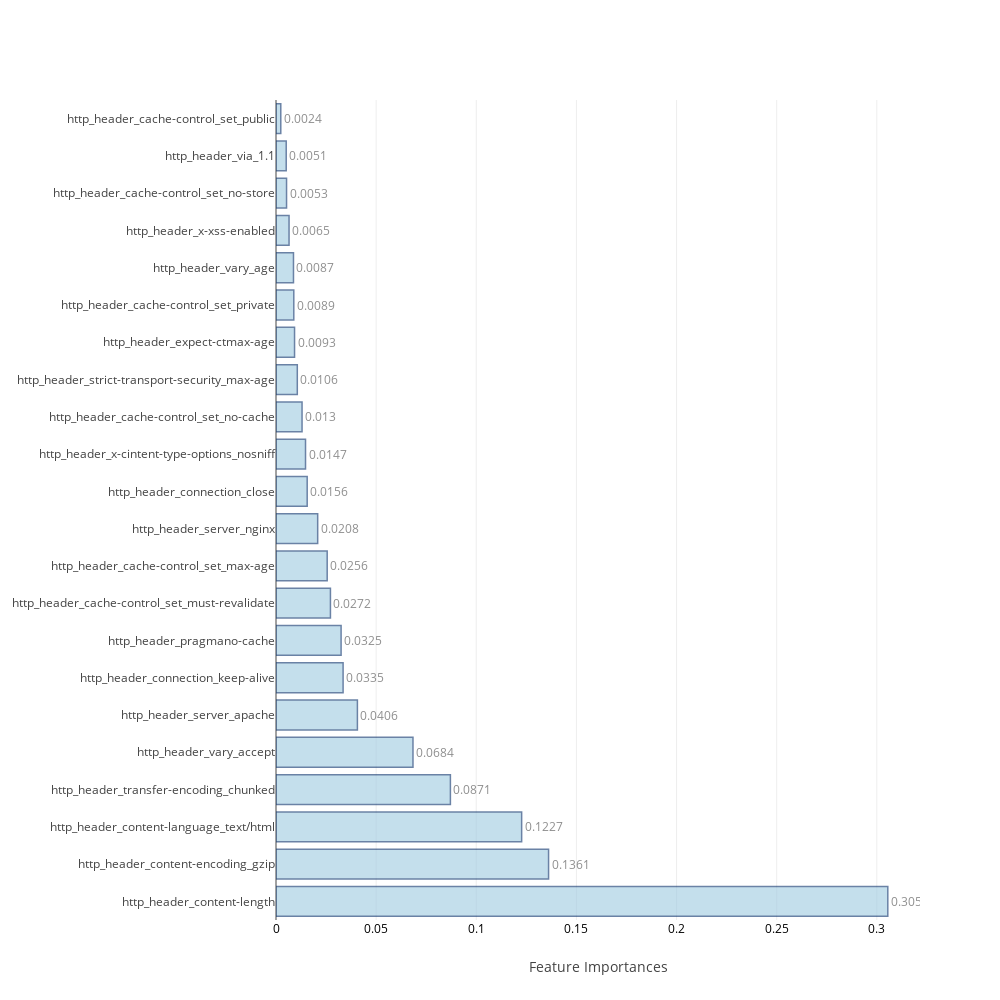
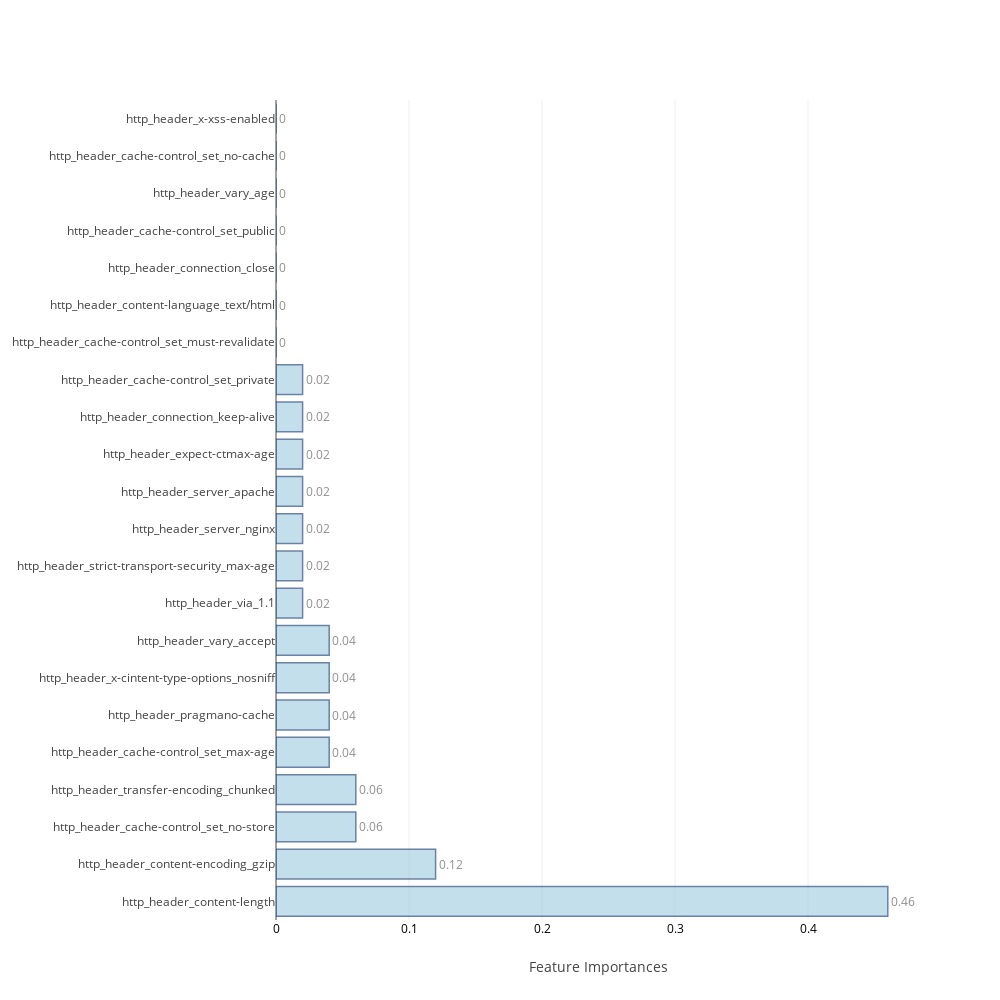
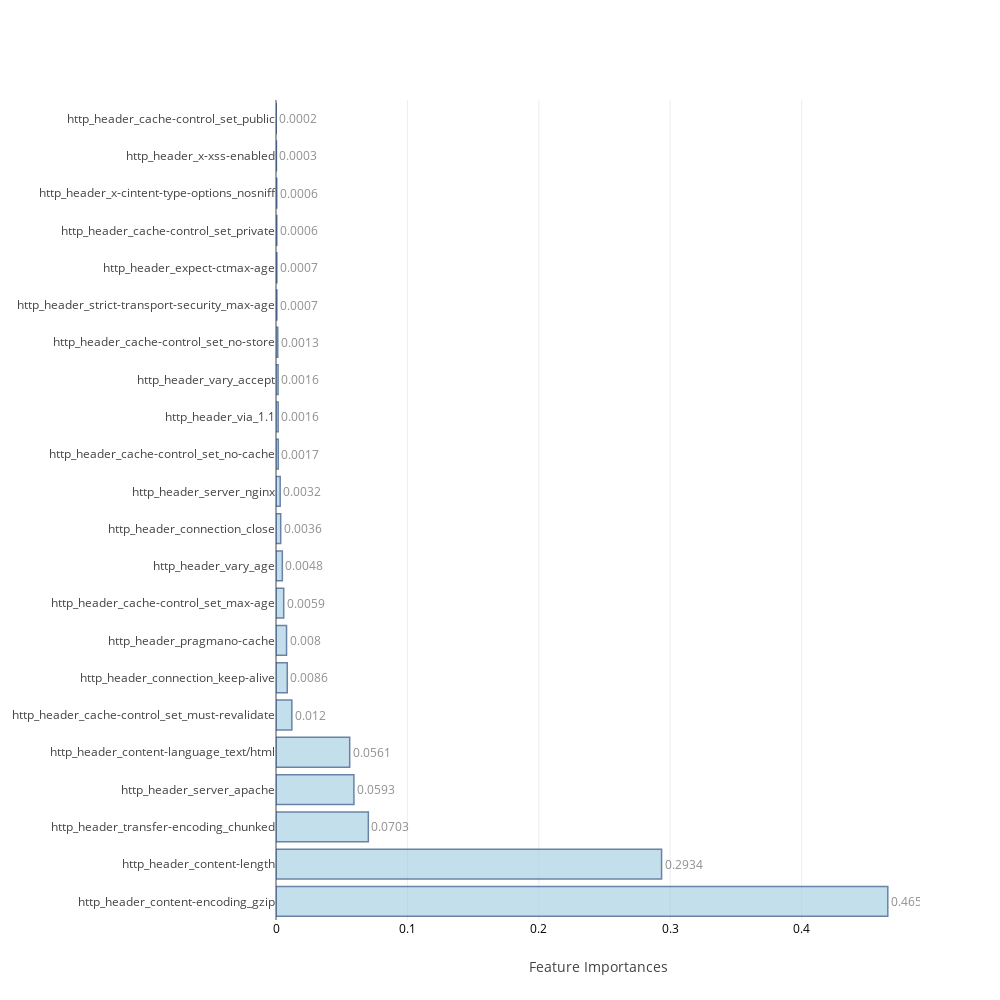
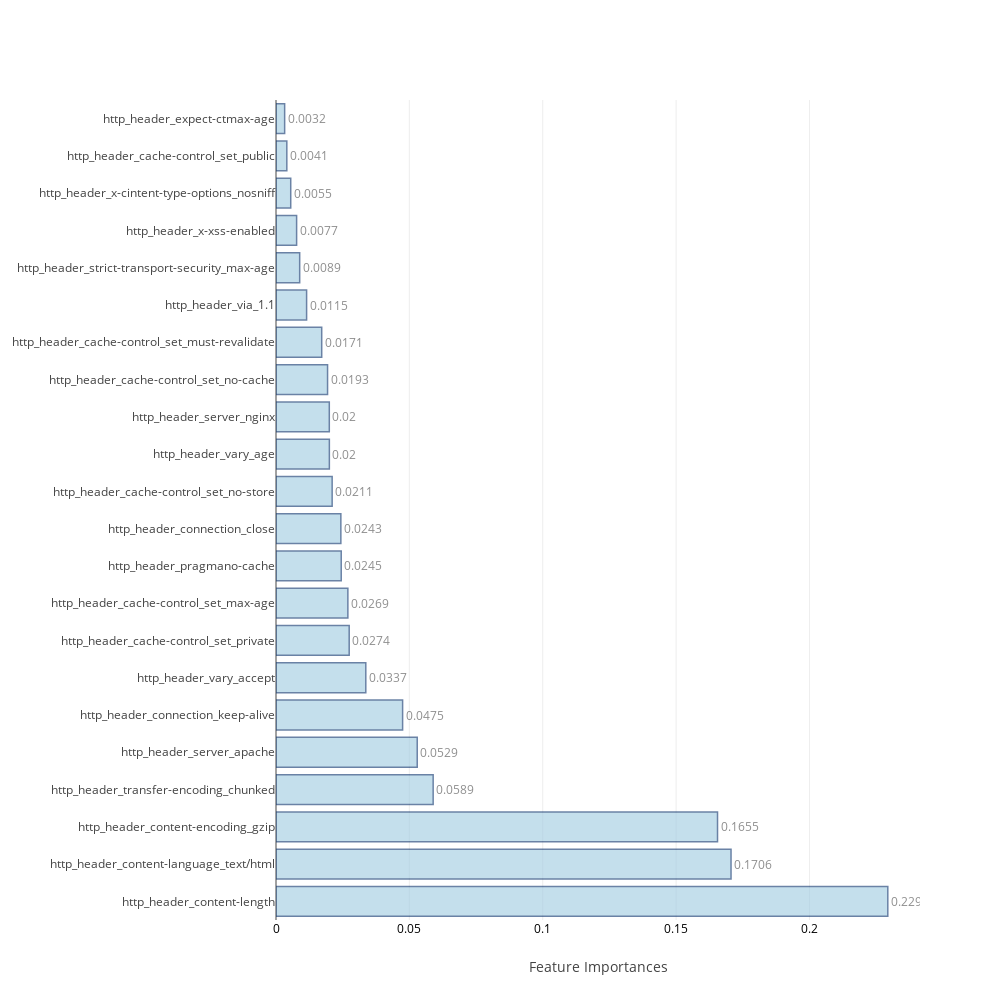

Notebook source saved alongside these figures, in order:
### Code cell
feat_imp=[None]*4
j=0
for i in range(0,8):
    if i>=2 and i<=5:
        model,cm_train,cm_test,acc_train,acc_test,roc_auc,feat_imp[j]=f[i](X_train,Y_train,X_test,Y_test,http_columns)
        j=j+1
    else:
        model,cm_train,cm_test,acc_train,acc_test,roc_auc=f[i](X_train,Y_train,X_test,Y_test)
    table_80_50_train.loc[i]=   ([acc_train,cm_train.TP,cm_train.TN,cm_train.FP,cm_train.FN,cm_train.FPR,cm_train.FNR])
    table_80_50_test.loc[i] =   ([acc_test ,cm_test.TP, cm_test.TN, cm_test.FP, cm_test.FN, cm_test.FPR, cm_test.FNR,roc_auc])
    print("\n")

### Figure 1 — Plotly figure (JSON) as saved in the notebook; plotly's stock layout.template omitted (floating-point values rounded to 4 significant figures)
{"data": [{"marker": {"color": "rgb(158,202,225)", "line": {"color": "rgb(8,48,107)", "width": 1.5}}, "opacity": 0.6, "orientation": "h", "text": [0.3055, 0.1361, 0.1227, 0.0871, 0.0684, 0.0406, 0.0335, 0.0325, 0.0272, 0.0256, 0.0208, 0.0156, 0.0147, 0.013, 0.0106, 0.0093, 0.0089, 0.0087, 0.0065, 0.0053, 0.0051, 0.0024], "textposition": "outside", "type": "bar", "uid": "4a3557ae-6f27-47af-9c81-50d1c50633cc", "x": [0.3055, 0.1361, 0.1227, 0.08708, 0.06839, 0.04065, 0.0335, 0.0325, 0.02718, 0.02556, 0.02081, 0.01557, 0.01474, 0.01301, 0.01063, 0.00926, 0.008881, 0.008729, 0.006517, 0.005267, 0.005099, 0.002389], "y": ["http_header_content-length", "http_header_content-encoding_gzip", "http_header_content-language_text/html", "http_header_transfer-encoding_chunked", "http_header_vary_accept", "http_header_server_apache", "http_header_connection_keep-alive", "http_header_pragmano-cache", "http_header_cache-control_set_must-revalidate", "http_header_cache-control_set_max-age", "http_header_server_nginx", "http_header_connection_close", "http_header_x-cintent-type-options_nosniff", "http_header_cache-control_set_no-cache", "http_header_strict-transport-security_max-age", "http_header_expect-ctmax-age", "http_header_cache-control_set_private", "http_header_vary_age", "http_header_x-xss-enabled", "http_header_cache-control_set_no-store", "http_header_via_1.1", "http_header_cache-control_set_public"]}], "layout": {"autosize": false, "height": 1000, "width": 1000, "xaxis": {"tickfont": {"color": "black", "size": 12}, "title": "Feature Importances"}, "yaxis": {"automargin": true}}}

### Figure 2 — Plotly figure (JSON) as saved in the notebook; plotly's stock layout.template omitted (floating-point values rounded to 4 significant figures)
{"data": [{"marker": {"color": "rgb(158,202,225)", "line": {"color": "rgb(8,48,107)", "width": 1.5}}, "opacity": 0.6, "orientation": "h", "text": [0.46, 0.12, 0.06, 0.06, 0.04, 0.04, 0.04, 0.04, 0.02, 0.02, 0.02, 0.02, 0.02, 0.02, 0.02, 0, 0, 0, 0, 0, 0, 0], "textposition": "outside", "type": "bar", "uid": "1507a0db-009b-4bc1-9efa-319605ab2595", "x": [0.46, 0.12, 0.06, 0.06, 0.04, 0.04, 0.04, 0.04, 0.02, 0.02, 0.02, 0.02, 0.02, 0.02, 0.02, 0, 0, 0, 0, 0, 0, 0], "y": ["http_header_content-length", "http_header_content-encoding_gzip", "http_header_cache-control_set_no-store", "http_header_transfer-encoding_chunked", "http_header_cache-control_set_max-age", "http_header_pragmano-cache", "http_header_x-cintent-type-options_nosniff", "http_header_vary_accept", "http_header_via_1.1", "http_header_strict-transport-security_max-age", "http_header_server_nginx", "http_header_server_apache", "http_header_expect-ctmax-age", "http_header_connection_keep-alive", "http_header_cache-control_set_private", "http_header_cache-control_set_must-revalidate", "http_header_content-language_text/html", "http_header_connection_close", "http_header_cache-control_set_public", "http_header_vary_age", "http_header_cache-control_set_no-cache", "http_header_x-xss-enabled"]}], "layout": {"autosize": false, "height": 1000, "width": 1000, "xaxis": {"tickfont": {"color": "black", "size": 12}, "title": "Feature Importances"}, "yaxis": {"automargin": true}}}

### Figure 3 — Plotly figure (JSON) as saved in the notebook; plotly's stock layout.template omitted (floating-point values rounded to 4 significant figures)
{"data": [{"marker": {"color": "rgb(158,202,225)", "line": {"color": "rgb(8,48,107)", "width": 1.5}}, "opacity": 0.6, "orientation": "h", "text": [0.4655, 0.2934, 0.0703, 0.0593, 0.0561, 0.012, 0.0086, 0.008, 0.0059, 0.0048, 0.0036, 0.0032, 0.0017, 0.0016, 0.0016, 0.0013, 0.0007, 0.0007, 0.0006, 0.0006, 0.0003, 0.0002], "textposition": "outside", "type": "bar", "uid": "2d58ad4b-8173-4126-ae17-f5c61a69313c", "x": [0.4655, 0.2934, 0.07027, 0.05928, 0.05609, 0.01204, 0.008566, 0.008017, 0.005873, 0.004817, 0.00358, 0.003182, 0.001745, 0.001642, 0.001577, 0.00133, 0.0006764, 0.000667, 0.0006245, 0.0005972, 0.0003231, 0.0001514], "y": ["http_header_content-encoding_gzip", "http_header_content-length", "http_header_transfer-encoding_chunked", "http_header_server_apache", "http_header_content-language_text/html", "http_header_cache-control_set_must-revalidate", "http_header_connection_keep-alive", "http_header_pragmano-cache", "http_header_cache-control_set_max-age", "http_header_vary_age", "http_header_connection_close", "http_header_server_nginx", "http_header_cache-control_set_no-cache", "http_header_via_1.1", "http_header_vary_accept", "http_header_cache-control_set_no-store", "http_header_strict-transport-security_max-age", "http_header_expect-ctmax-age", "http_header_cache-control_set_private", "http_header_x-cintent-type-options_nosniff", "http_header_x-xss-enabled", "http_header_cache-control_set_public"]}], "layout": {"autosize": false, "height": 1000, "width": 1000, "xaxis": {"tickfont": {"color": "black", "size": 12}, "title": "Feature Importances"}, "yaxis": {"automargin": true}}}

### Figure 4 — Plotly figure (JSON) as saved in the notebook; plotly's stock layout.template omitted (floating-point values rounded to 4 significant figures)
{"data": [{"marker": {"color": "rgb(158,202,225)", "line": {"color": "rgb(8,48,107)", "width": 1.5}}, "opacity": 0.6, "orientation": "h", "text": [0.2294, 0.1706, 0.1655, 0.0589, 0.0529, 0.0475, 0.0337, 0.0274, 0.0269, 0.0245, 0.0243, 0.0211, 0.02, 0.02, 0.0193, 0.0171, 0.0115, 0.0089, 0.0077, 0.0055, 0.0041, 0.0032], "textposition": "outside", "type": "bar", "uid": "44edce64-a964-4054-af8e-df7fded703e8", "x": [0.2294, 0.1706, 0.1655, 0.05892, 0.05294, 0.04747, 0.03366, 0.02744, 0.02694, 0.02445, 0.02431, 0.02105, 0.02, 0.01998, 0.01933, 0.01714, 0.01147, 0.008876, 0.007727, 0.005524, 0.004055, 0.003244], "y": ["http_header_content-length", "http_header_content-language_text/html", "http_header_content-encoding_gzip", "http_header_transfer-encoding_chunked", "http_header_server_apache", "http_header_connection_keep-alive", "http_header_vary_accept", "http_header_cache-control_set_private", "http_header_cache-control_set_max-age", "http_header_pragmano-cache", "http_header_connection_close", "http_header_cache-control_set_no-store", "http_header_vary_age", "http_header_server_nginx", "http_header_cache-control_set_no-cache", "http_header_cache-control_set_must-revalidate", "http_header_via_1.1", "http_header_strict-transport-security_max-age", "http_header_x-xss-enabled", "http_header_x-cintent-type-options_nosniff", "http_header_cache-control_set_public", "http_header_expect-ctmax-age"]}], "layout": {"autosize": false, "height": 1000, "width": 1000, "xaxis": {"tickfont": {"color": "black", "size": 12}, "title": "Feature Importances"}, "yaxis": {"automargin": true}}}
